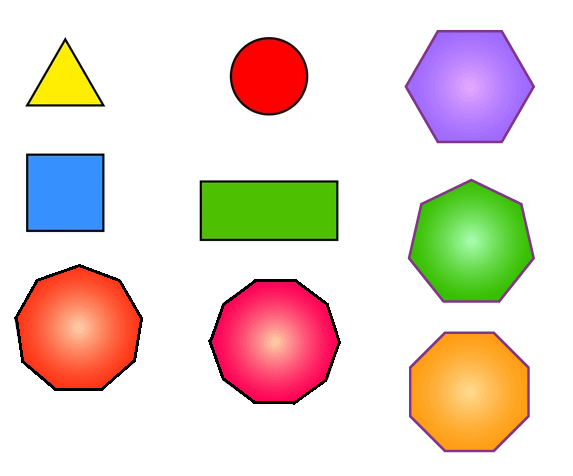
#> input picture assets/shape.png, 573 x 476 px
$ python shape_detection.py
#> lines starting #> are read from the running program, lines starting #| are printed output that depends on the picture; after the words box and inside, x2 and y2 are one past the last pixel; in counts of white or black regions, pixels touching at a corner belong together
import math
import cv2 as cv

image = cv.imread('assets/shape.png')
#> image is the input picture: shape (476, 573, 3); mean B, G, R 205.7, 215.2, 230.6

width = 800
ratio = width / image.shape[1]
#> ratio = 1.4
height = int(image.shape[0] * ratio)
#> height = 664
new_image = cv.resize(image, (width, height))
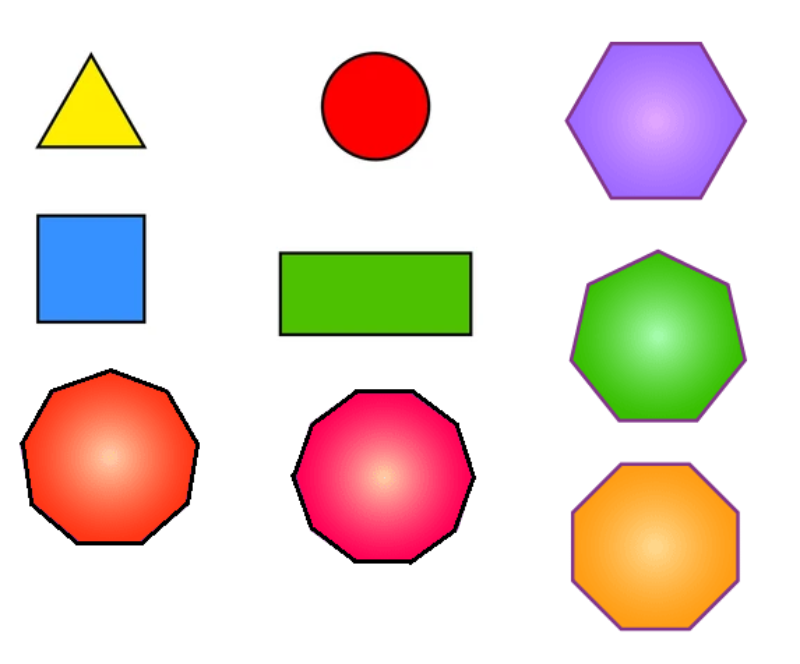
#> new_image: shape (664, 800, 3); mean B, G, R 205.7, 215.2, 230.6

new_image = cv.cvtColor(new_image, cv.COLOR_BGR2GRAY)
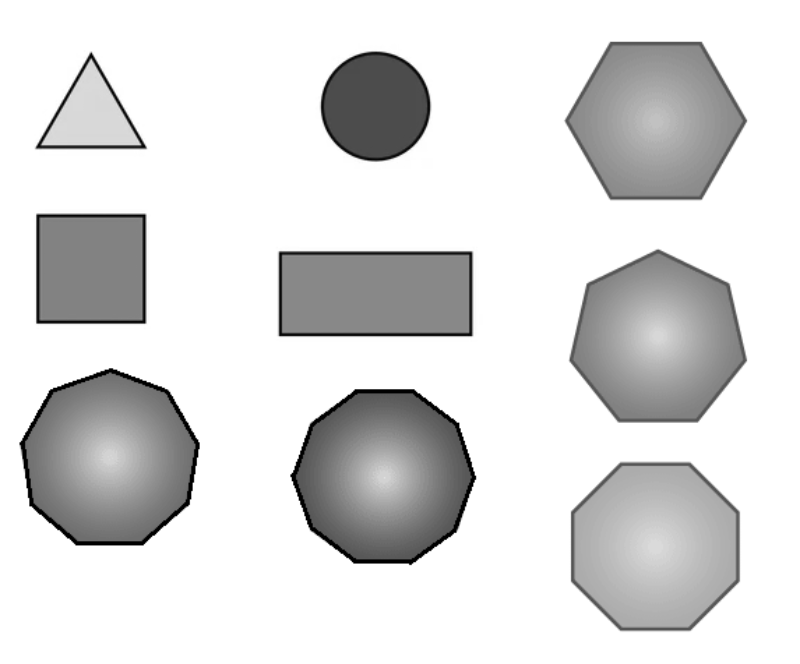
#> new_image: shape (664, 800); min 0, max 255, mean 218.7

_, threshold = cv.threshold(new_image, 127, 255, cv.THRESH_BINARY)
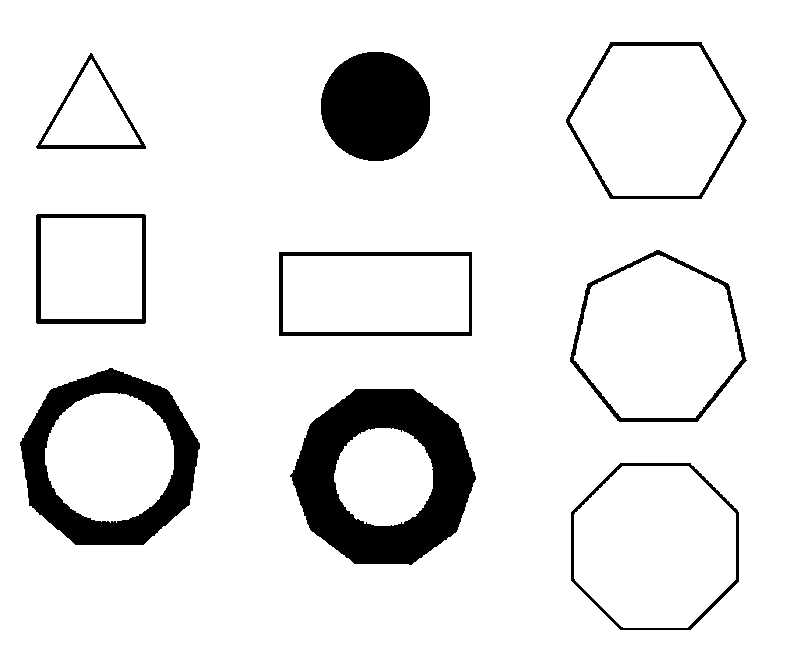
#> threshold: shape (664, 800); 90.9% white; 9 black regions

contours, _ = cv.findContours(threshold, cv.RETR_TREE, cv.CHAIN_APPROX_SIMPLE)
#> contours = 18 contours; largest, box (x1, y1, x2, y2) and area: (0, 0, 800, 664) 529737, (289, 388, 477, 566) 25010, (19, 367, 201, 546) 24514, (570, 462, 740, 631) 23482, (569, 249, 748, 423) 22727

first = False
for contour in contours:
    if first == False:
        first = True
        continue

    approx = cv.approxPolyDP(contour, 0.01 * cv.arcLength(contour, True), True)
    M = cv.moments(contour)
    x = int(M['m10'] / M['m00'])
    y = int(M['m01'] / M['m00'])

    if len(approx) == 3:
        cv.putText(new_image, 'Triangle', (x, y), cv.FONT_HERSHEY_SIMPLEX, 0.6, (0, 0, 0))
    elif len(approx) == 4:
        cv.putText(new_image, 'Rectangle OR Square', (x, y), cv.FONT_HERSHEY_SIMPLEX, 0.6, (0, 0, 0))
    elif len(approx) == 5:
        cv.putText(new_image, 'Pentagon', (x, y), cv.FONT_HERSHEY_SIMPLEX, 0.6, (0, 0, 0))
    elif len(approx) == 6:
        cv.putText(new_image, 'Hexagon', (x, y), cv.FONT_HERSHEY_SIMPLEX, 0.6, (0, 0, 0))
    elif len(approx) == 7:
        cv.putText(new_image, 'Heptagon', (x, y), cv.FONT_HERSHEY_SIMPLEX, 0.6, (0, 0, 0))
    elif len(approx) == 8:
        cv.putText(new_image, 'Octagon', (x, y), cv.FONT_HERSHEY_SIMPLEX, 0.6, (0, 0, 0))
    elif len(approx) == 9:
        cv.putText(new_image, 'Nonagon', (x, y), cv.FONT_HERSHEY_SIMPLEX, 0.6, (0, 0, 0))
    elif len(approx) == 10:
        cv.putText(new_image, 'Decagon', (x, y), cv.FONT_HERSHEY_SIMPLEX, 0.6, (0, 0, 0))
    else:
        area = cv.contourArea(contour)
        perimeter = cv.arcLength(contour, True)
        circularity = 4 * math.pi * area / (perimeter * perimeter)
        if circularity > 0.9:
            cv.putText(new_image, 'Circle', (x, y), cv.FONT_HERSHEY_SIMPLEX, 0.6, (0, 0, 0))
#> this loop made 18 passes
#> (x, y, area, perimeter, circularity) on passes 5, 7, 16: (383, 476, 7536, 355.1, 0.751), (109, 456, 12871.5, 447.7, 0.807), (375, 105, 9559, 365, 0.902)
#> (contour, first) on pass 1: ([[0, 0], [0, 663], [799, 663], [799, 0]], True)
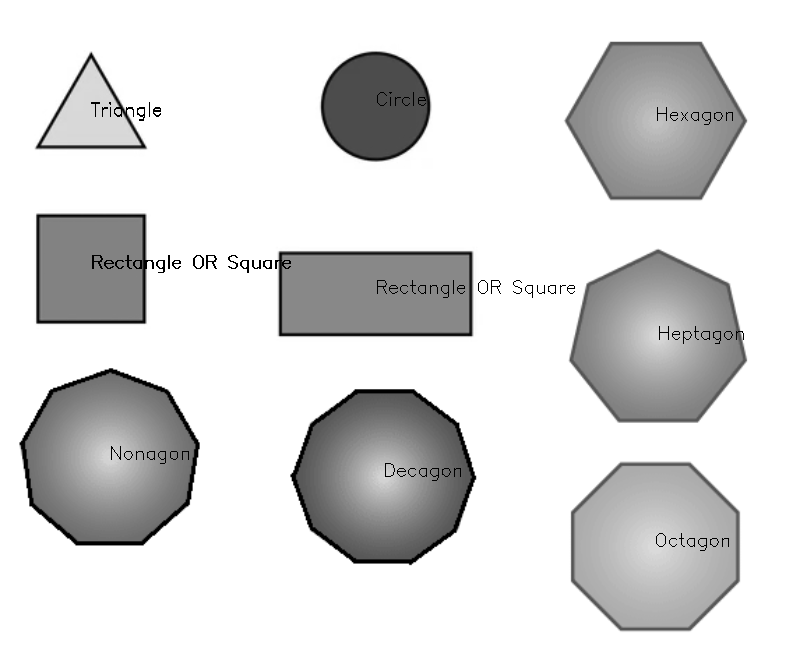
#> new_image: shape (664, 800); 0.48% of pixels changed, all inside (x1, y1, x2, y2) = (91, 92, 744, 551)
#> after the loop, first = True

cv.imshow('Shape Detection', new_image)
cv.waitKey()
